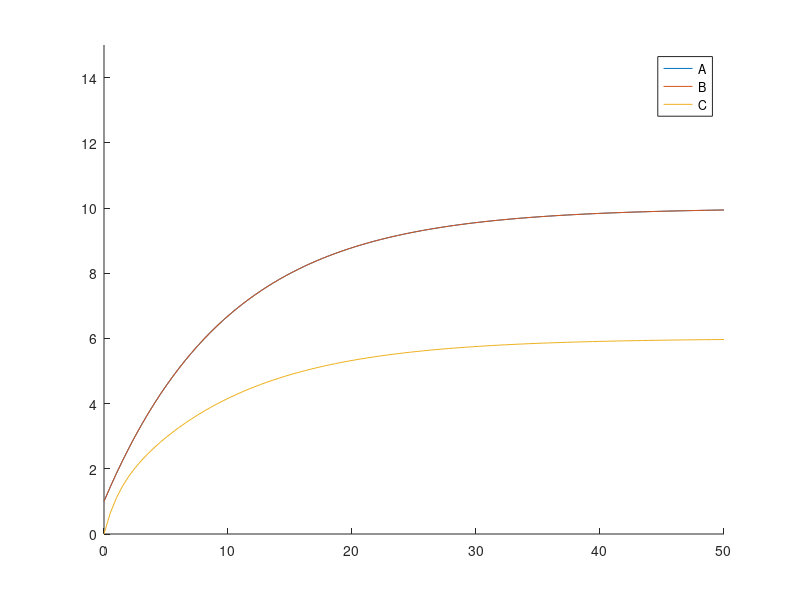

The MATLAB script that drew this image: (Note: this script raises an error after producing the figure.)
%% general exact soln
gen_exact_soln = @(x0,t,M,b)expm(t*M)*(x0+M\b) - M\b;
%% a bit testing
% a0, a1, b0, b1, b2, c0, c1, c2, c3
% these 2 parameter sets should be indistinguishable given solutions
params1 = [1, 0.1, ...
          1, 0.4, 0.5, ...
          1, 0.5, 0.0, 1];
params2 = [1, 0.1, ...
          1, 0.4, 0.5, ...
          1, 0.0, 0.5, 1];
params3 = [1, 0.1, ...
          1, 0.4, 0.5, ...
          1, 0.25, 0.25, 1];
% params1 = [ 1, 0.1, ...
%           0.1, 0.1, 0.11, ...
%             0, 0.5, 0.0, 1];
% params2 = [ 1, 0.1, ...
%           0.1, 0.1, 0.11, ...
%             0, 0.0, 0.5, 1];
% params3 = [ 1, 0.1, ...
%           0.1, 0.1, 0.11, ...
%             0, 0.25, 0.25, 1];
params=params3;
M = [-params(2), 0, 0;
     params(4), -params(5), 0;
     params(7), params(8), -params(9)];
b=[params(1);
   params(3);
   params(6)];
%x0=[1;0.0;0];
x0=[1;1;0];
T=50;
ode=@(t,x)M*x+b;

[t,X] = ode45(ode,[0,T],x0);

% figure;
% hold on;
% plot(t,X(:,1));
% plot(t,X(:,2));
% plot(t,X(:,3));
% ylim([0,15]);
% legend('A','B','C');

tt=linspace(0,T,100);
exact_solnf=@(t)gen_exact_soln(x0,t,M,b);
exact_soln=arrayfun(exact_solnf,tt,'UniformOutput',false);
exact_soln=cell2mat(exact_soln);
figure;
hold on;
plot(tt,exact_soln(1,:));
plot(tt,exact_soln(2,:));
plot(tt,exact_soln(3,:));
ylim([0,15]);
legend('A','B','C');
%% generate data
% params = [1.0, 0.10, ...
%           0.1, 0.20, 0.21, ...
%           0.0, 0.25, 0.25, 1.00];
params = [1.0, 0.10, ...
          1.0, 0.40, 0.50, ...
          0.0, 0.25, 0.25, 1.00];
M = [-params(2), 0, 0;
     params(4), -params(5), 0;
     params(7), params(8), -params(9)];
b=[params(1);
   params(3);
   params(6)];
param_names = {'a_0','a_1','b_0','b_1','b_2','c_0','c_1','c_2','c_3'};
x0=[3;3.0;0];
T=50;
nt=100;
tt=linspace(0,T,nt);
numeric_params=[T,nt];
% exact_solnf=@(t)gen_exact_soln(x0,t,M,b);
% exact_soln=arrayfun(exact_solnf,tt,'UniformOutput',false);
% exact_soln=cell2mat(exact_soln);
exact_soln=threethings_solnf(params,numeric_params,x0);
clean_data=exact_soln;

sigma=0.1;
noisy_data=clean_data+randn(size(clean_data))*sigma;

figure;
hold on;
plot(tt,noisy_data(1,:));
plot(tt,noisy_data(2,:));
plot(tt,noisy_data(3,:));
ylim([0,15]);
legend('A','B','C');

%% MLE

sq_err=@(x) sum((threethings_solnf(x,numeric_params,x0)-noisy_data).^2,'all');
initial=params;
options=optimoptions('fmincon','Algorithm','interior-point');
options.Display='iter';
options.Diagnostics='on';
options.MaxFunctionEvaluations=6000;
options.ScaleProblem=true;
problem.objective=sq_err;
problem.x0=initial;
problem.solver='fmincon';
problem.lb=zeros(size(params));
problem.ub=10*ones(size(params));
problem.options=options;
[mle,min_sq_err,~,~,~,~,~] = fmincon(problem);

disp(mle);
mle_soln=threethings_solnf(mle,numeric_params,x0);
figure;
hold on;
plot(tt,mle_soln(1,:));
plot(tt,mle_soln(2,:));
plot(tt,mle_soln(3,:));
ylim([0,15]);
legend('A','B','C');

%% MLE using the new general function

fixed=[1,1,1,1,1,0,0,0,0];
%lb_opt=zeros(size(params));
lb_opt=-10*ones(size(params));
ub_opt=10*ones(size(params));
opt.lb=lb_opt;
opt.ub=ub_opt;
opt.logging=true;
fixed_param_val=params;
[mle,mle_sigma,max_l]=optimize_likelihood_general(@threethings_sq_err,params,fixed,noisy_data,numeric_params,x0,opt);

optimal_param_vals=fixed_param_val';
optimal_param_vals(fixed==0)=mle;

disp(optimal_param_vals);
mle_soln=threethings_solnf(optimal_param_vals,numeric_params,x0);
figure;
hold on;
plot(tt,mle_soln(1,:));
plot(tt,mle_soln(2,:));
plot(tt,mle_soln(3,:));
ylim([0,15]);
legend('A','B','C');

%% profile likelihood for the c parameters

%fixed=[1,1,1,1,1,0,0,0,0];
num_free_params=sum(1-fixed);
true_params=params;
fixed_param_val= [1.00, 0.10, 0.10, 0.40, 0.50,  0.00,  0.25,  0.25, 1.00];
lb=              [0.00, 0.00, 0.10, 0.00, 0.00, -0.80, -1.50, -1.50, 0.50];
ub=              [2.00, 2.00, 2.00, 2.00, 2.00,  0.80,  1.50,  1.50, 1.50];
% diagonal params (2, 5, 9) must be nonzero
scaling = ones(size(fixed_param_val));
%opt.logging=false;
opt.scaling=scaling;
num_params=size(params,2);
starttime=string(datetime,'yyyyMMddHHmm');
figtitle=sprintf('threethings,%s,allow-neg,fix-others',starttime);

numpts=11;
param_vals=zeros(num_params,numpts);
max_ls=zeros(num_params,numpts);
minimizers=cell(num_params,numpts);
% add the global optimum to the list of param vals
param_vals=[param_vals,optimal_param_vals];

for param=[6,7,8,9] %[6,7,8,9]
    if fixed(param)
        continue;
    end
    param_vals(param,1:numpts)=linspace(lb(param),ub(param),numpts);
    param_vals(param,:)=sort(param_vals(param,:));
    [~,mle_idx]=min(abs(param_vals(param,:)-optimal_param_vals(param)));
    fixed_params=fixed;
    fixed_params(param)=1;
    initial=fixed_param_val;
    minimizers{param,mle_idx}=optimal_param_vals(fixed_params==0);
    max_ls(param,mle_idx)=max_l;
    for i=mle_idx+1:numpts+1
        fprintf('Optimizing for %s=%.3f\n',param_names{param},param_vals(param,i));
        initial(fixed_params==0)=minimizers{param,i-1};
        initial(param)=param_vals(param,i);
        [minimizer,~,max_ls(param,i)] = optimize_likelihood_general(@threethings_sq_err,initial,fixed_params,noisy_data,numeric_params,x0,opt);
        minimizers{param,i}=minimizer;
        %save([prefix,'_',figtitle,'.mat'],'-mat');
    end
    for i=mle_idx-1:-1:1
        fprintf('Optimizing for %s=%.3f\n',param_names{param},param_vals(param,i));
        initial(fixed_params==0)=minimizers{param,i+1};
        initial(param)=param_vals(param,i);
        [minimizer,~,max_ls(param,i)] = optimize_likelihood_general(@threethings_sq_err,initial,fixed_params,noisy_data,numeric_params,x0,opt);
        minimizers{param,i}=minimizer;
        %save([prefix,'_',figtitle,'.mat'],'-mat');
    end
end

%% plot profile likelihood
fig=figure('Position',[100 100 1400 400],'color','w');
sgtitle(figtitle);
free_param_count=0;
zs = cell(num_params,1);
conf_interval=nan(num_params,1);
for param=[6,7,8,9] %1:num_params
    if fixed(param)
        continue;
    end
    free_param_count = free_param_count+1;
    subplot(1,4,free_param_count);
    hold on;
    xx=param_vals(param,:);
    yy=max_ls(param,:)-max(max_ls(param,:));
    plot(xx,yy);
    plot([min(param_vals(param,:)),max(param_vals(param,:))],[-1.92,-1.92]);
    plot([true_params(param),true_params(param)],[-10,10],'--r'); % true max
    plot([optimal_param_vals(param),optimal_param_vals(param)],[-10,10],'--g'); % MLE
    xlabel(param_names{param});
    ylabel('log(L)');
    axis('square');
    xlim([min(param_vals(param,:)),max(param_vals(param,:))]);
    ylim([-2.5,0]);
    hold off;
    
    zs{param}=interp_zero(xx,yy+1.92);
    if size(zs{param},2) == 2
        conf_interval(param)=zs{param}(2)-zs{param}(1);
        fprintf('95%% Confidence interval for param %s is: (intercept at -1.92)\n',param_names{param});
        fprintf('width=%.4f: [%.4f,%.4f]\n',conf_interval(param),zs{param}(1),zs{param}(2));
    elseif size(zs{param},2) == 1 && strcmp(param_names{param},'n')
        conf_interval(param)=zs{param}(1);
        fprintf('95%% Confidence interval for param %s is: (intercept at -1.92)\n',param_names{param});
        fprintf('width=%.4f: [0,%.4f]\n',conf_interval(param),zs{param}(1));
    elseif size(zs{param},2) == 1 && strcmp(param_names{param},'gamma')
        conf_interval(param)=Inf;
        fprintf('95%% Confidence interval for param %s is: (intercept at -1.92)\n',param_names{param});
        fprintf('width=Inf: [%.4f,Inf]\n',zs{param}(1));
    else
        fprintf('Do not have 2 intercepts for param %s, they are:\n',param_names{param});
        disp(zs{param});
    end
end

%%
save(['simulations/',figtitle,'.mat'],'-mat');
saveas(fig,['simulations/',figtitle,'.png']);